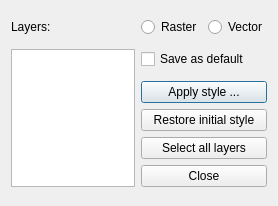
<?xml version="1.0" encoding="UTF-8"?>
<ui version="4.0">
 <class>MultiQmlForm</class>
 <widget class="QDialog" name="MultiQmlForm">
  <property name="geometry">
   <rect>
    <x>0</x>
    <y>0</y>
    <width>278</width>
    <height>206</height>
   </rect>
  </property>
  <property name="sizePolicy">
   <sizepolicy hsizetype="Preferred" vsizetype="Preferred">
    <horstretch>0</horstretch>
    <verstretch>0</verstretch>
   </sizepolicy>
  </property>
  <property name="windowTitle">
   <string>Assign style</string>
  </property>
  <property name="locale">
   <locale language="English" country="UnitedStates"/>
  </property>
  <property name="sizeGripEnabled">
   <bool>false</bool>
  </property>
  <property name="modal">
   <bool>false</bool>
  </property>
  <layout class="QGridLayout" name="gridLayout">
   <item row="0" column="0">
    <widget class="QLabel" name="label">
     <property name="sizePolicy">
      <sizepolicy hsizetype="Preferred" vsizetype="Fixed">
       <horstretch>0</horstretch>
       <verstretch>0</verstretch>
      </sizepolicy>
     </property>
     <property name="text">
      <string>Layers:</string>
     </property>
     <property name="buddy">
      <cstring>lvMapLayers</cstring>
     </property>
    </widget>
   </item>
   <item row="0" column="1">
    <widget class="QRadioButton" name="rbnRasterLayers">
     <property name="text">
      <string>Raster</string>
     </property>
     <property name="checkable">
      <bool>true</bool>
     </property>
     <property name="checked">
      <bool>false</bool>
     </property>
    </widget>
   </item>
   <item row="0" column="2">
    <widget class="QRadioButton" name="rbnVectorLayers">
     <property name="text">
      <string>Vector</string>
     </property>
    </widget>
   </item>
   <item row="1" column="0" rowspan="2">
    <widget class="QListView" name="lvMapLayers">
     <property name="sizePolicy">
      <sizepolicy hsizetype="Expanding" vsizetype="Expanding">
       <horstretch>0</horstretch>
       <verstretch>0</verstretch>
      </sizepolicy>
     </property>
     <property name="maximumSize">
      <size>
       <width>16777215</width>
       <height>16777215</height>
      </size>
     </property>
     <property name="selectionMode">
      <enum>QAbstractItemView::ExtendedSelection</enum>
     </property>
    </widget>
   </item>
   <item row="2" column="1" colspan="2">
    <layout class="QVBoxLayout" name="verticalLayout">
     <item>
      <widget class="QPushButton" name="pbnApplyStyle">
       <property name="text">
        <string>Apply style ...</string>
       </property>
      </widget>
     </item>
     <item>
      <widget class="QPushButton" name="pbnRestoreDefaultStyle">
       <property name="text">
        <string>Restore initial style</string>
       </property>
      </widget>
     </item>
     <item>
      <widget class="QPushButton" name="pbnSelectAllLayers">
       <property name="text">
        <string>Select all layers</string>
       </property>
      </widget>
     </item>
     <item>
      <widget class="QPushButton" name="pbnClose">
       <property name="text">
        <string>Close</string>
       </property>
      </widget>
     </item>
    </layout>
   </item>
   <item row="1" column="1" colspan="2">
    <widget class="QCheckBox" name="checkMakeDefault">
     <property name="text">
      <string>Save as default</string>
     </property>
    </widget>
   </item>
  </layout>
 </widget>
 <tabstops>
  <tabstop>pbnApplyStyle</tabstop>
  <tabstop>lvMapLayers</tabstop>
  <tabstop>pbnRestoreDefaultStyle</tabstop>
  <tabstop>pbnSelectAllLayers</tabstop>
  <tabstop>rbnRasterLayers</tabstop>
  <tabstop>rbnVectorLayers</tabstop>
  <tabstop>pbnClose</tabstop>
 </tabstops>
 <resources/>
 <connections/>
</ui>
